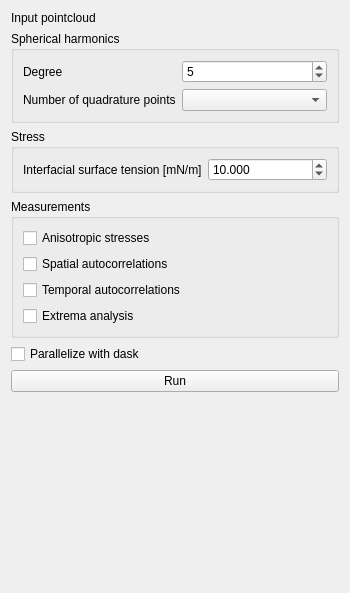
<?xml version="1.0" encoding="UTF-8"?>
<ui version="4.0">
 <class>Form</class>
 <widget class="QWidget" name="Form">
  <property name="geometry">
   <rect>
    <x>0</x>
    <y>0</y>
    <width>350</width>
    <height>593</height>
   </rect>
  </property>
  <property name="windowTitle">
   <string>Form</string>
  </property>
  <layout class="QGridLayout" name="gridLayout_3">
   <item row="1" column="0" colspan="2">
    <widget class="QGroupBox" name="groupBox_2">
     <property name="title">
      <string>Spherical harmonics</string>
     </property>
     <layout class="QGridLayout" name="gridLayout">
      <item row="0" column="0">
       <widget class="QLabel" name="label">
        <property name="text">
         <string>Degree</string>
        </property>
       </widget>
      </item>
      <item row="0" column="1">
       <widget class="QSpinBox" name="spinBox_max_degree">
        <property name="value">
         <number>5</number>
        </property>
       </widget>
      </item>
      <item row="1" column="0">
       <widget class="QLabel" name="label_2">
        <property name="text">
         <string>Number of quadrature points</string>
        </property>
       </widget>
      </item>
      <item row="1" column="1">
       <widget class="QComboBox" name="comboBox_quadpoints"/>
      </item>
     </layout>
    </widget>
   </item>
   <item row="6" column="1">
    <spacer name="verticalSpacer">
     <property name="orientation">
      <enum>Qt::Vertical</enum>
     </property>
     <property name="sizeHint" stdset="0">
      <size>
       <width>20</width>
       <height>40</height>
      </size>
     </property>
    </spacer>
   </item>
   <item row="0" column="0">
    <widget class="QLabel" name="label_3">
     <property name="text">
      <string>Input pointcloud</string>
     </property>
    </widget>
   </item>
   <item row="5" column="0" colspan="2">
    <widget class="QPushButton" name="pushButton_run">
     <property name="text">
      <string>Run</string>
     </property>
    </widget>
   </item>
   <item row="0" column="1">
    <widget class="QWidget" name="input_widget" native="true"/>
   </item>
   <item row="2" column="0" colspan="2">
    <widget class="QGroupBox" name="groupBox_3">
     <property name="title">
      <string>Stress</string>
     </property>
     <layout class="QGridLayout" name="gridLayout_2">
      <item row="0" column="0">
       <widget class="QLabel" name="label_4">
        <property name="text">
         <string>Interfacial surface tension [mN/m]</string>
        </property>
       </widget>
      </item>
      <item row="0" column="1">
       <widget class="QDoubleSpinBox" name="doubleSpinBox_gamma">
        <property name="decimals">
         <number>3</number>
        </property>
        <property name="value">
         <double>10.000000000000000</double>
        </property>
       </widget>
      </item>
     </layout>
    </widget>
   </item>
   <item row="4" column="0">
    <widget class="QCheckBox" name="checkBox_use_dask">
     <property name="text">
      <string>Parallelize with dask</string>
     </property>
    </widget>
   </item>
   <item row="3" column="0" colspan="2">
    <widget class="QGroupBox" name="groupBox">
     <property name="title">
      <string>Measurements</string>
     </property>
     <layout class="QGridLayout" name="gridLayout_4">
      <item row="1" column="0">
       <widget class="QCheckBox" name="checkBox_do_spatial_autocorrs">
        <property name="text">
         <string>Spatial autocorrelations</string>
        </property>
       </widget>
      </item>
      <item row="0" column="0">
       <widget class="QCheckBox" name="checkBox_do_stresses">
        <property name="text">
         <string>Anisotropic stresses</string>
        </property>
       </widget>
      </item>
      <item row="2" column="0">
       <widget class="QCheckBox" name="checkBox_do_temporal_autocorrs">
        <property name="text">
         <string>Temporal autocorrelations</string>
        </property>
       </widget>
      </item>
      <item row="3" column="0">
       <widget class="QCheckBox" name="checkBox_do_extrema">
        <property name="text">
         <string>Extrema analysis</string>
        </property>
       </widget>
      </item>
     </layout>
    </widget>
   </item>
  </layout>
 </widget>
 <resources/>
 <connections/>
</ui>
